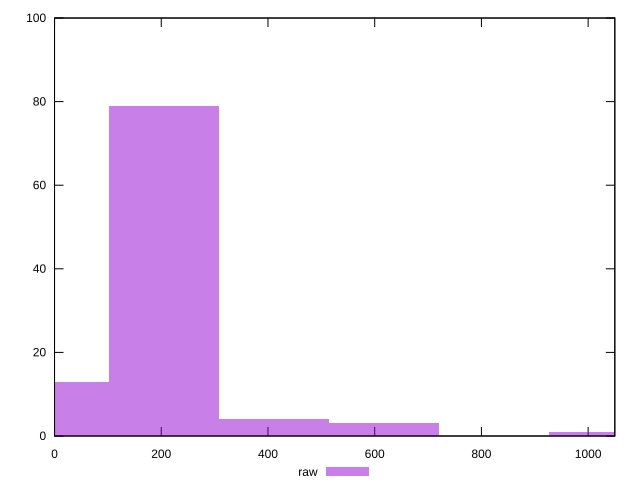

gnuplot code for this plot:
reset

$raw <<EOF
0 13
205.78102052164277 79
411.56204104328555 4
617.3430615649283 3
1028.9051026082138 1
EOF

set key outside below
set boxwidth 205.78102052164277
set xrange [0:1050]
set yrange [0:100]
set trange [0:100]
set style fill transparent solid 0.5 noborder
set terminal svg size 640, 490 enhanced background rgb 'white'
set output "report_00009_2021-02-08T22-37-41.559Z/unused-css-rules/samples/pages/raw/histogram.svg"

plot $raw title "raw" with boxes

reset
